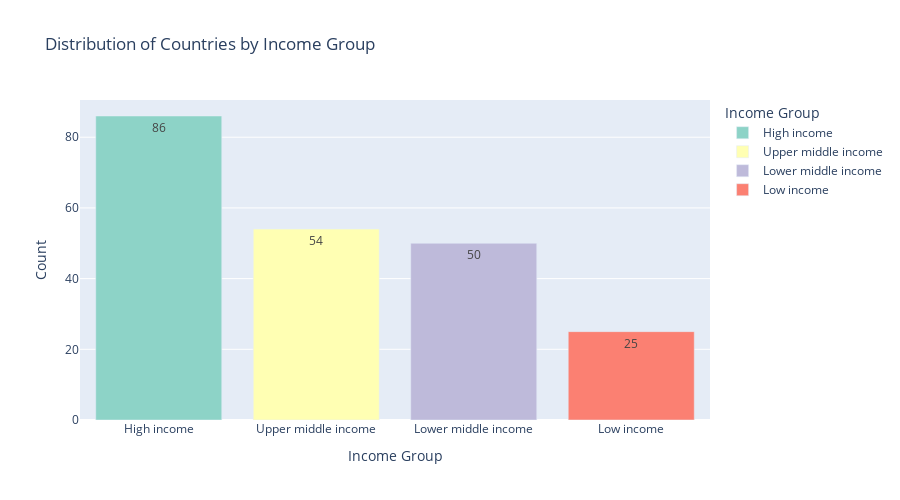

The notebook cell saved with this chart:
### Markdown cell above
## 3. Distribution Analysis

### Code cell
# Distribution of Countries by Income Group
income_counts = df_clean['IncomeGroup'].value_counts().reset_index()
income_counts.columns = ['Income Group', 'Count']

fig = px.bar(income_counts, x='Income Group', y='Count', color='Income Group',
             title='Distribution of Countries by Income Group',
             text='Count', color_discrete_sequence=px.colors.qualitative.Set3)
fig.update_layout(height=500)
fig.show()

### Figure 1 — Plotly figure (JSON) as saved in the notebook; plotly's stock layout.template omitted (floating-point values rounded to 4 significant figures)
{"data": [{"hovertemplate": "Income Group=%{x}<br>Count=%{text}<extra></extra>", "legendgroup": "High income", "marker": {"color": "rgb(141,211,199)", "pattern": {"shape": ""}}, "name": "High income", "orientation": "v", "showlegend": true, "text": [86.0], "textposition": "auto", "type": "bar", "x": ["High income"], "xaxis": "x", "y": [86], "yaxis": "y"}, {"hovertemplate": "Income Group=%{x}<br>Count=%{text}<extra></extra>", "legendgroup": "Upper middle income", "marker": {"color": "rgb(255,255,179)", "pattern": {"shape": ""}}, "name": "Upper middle income", "orientation": "v", "showlegend": true, "text": [54.0], "textposition": "auto", "type": "bar", "x": ["Upper middle income"], "xaxis": "x", "y": [54], "yaxis": "y"}, {"hovertemplate": "Income Group=%{x}<br>Count=%{text}<extra></extra>", "legendgroup": "Lower middle income", "marker": {"color": "rgb(190,186,218)", "pattern": {"shape": ""}}, "name": "Lower middle income", "orientation": "v", "showlegend": true, "text": [50.0], "textposition": "auto", "type": "bar", "x": ["Lower middle income"], "xaxis": "x", "y": [50], "yaxis": "y"}, {"hovertemplate": "Income Group=%{x}<br>Count=%{text}<extra></extra>", "legendgroup": "Low income", "marker": {"color": "rgb(251,128,114)", "pattern": {"shape": ""}}, "name": "Low income", "orientation": "v", "showlegend": true, "text": [25.0], "textposition": "auto", "type": "bar", "x": ["Low income"], "xaxis": "x", "y": [25], "yaxis": "y"}], "layout": {"barmode": "relative", "height": 500, "legend": {"title": {"text": "Income Group"}, "tracegroupgap": 0}, "title": {"text": "Distribution of Countries by Income Group"}, "xaxis": {"anchor": "y", "categoryarray": ["High income", "Upper middle income", "Lower middle income", "Low income"], "categoryorder": "array", "domain": [0, 1], "title": {"text": "Income Group"}}, "yaxis": {"anchor": "x", "domain": [0, 1], "title": {"text": "Count"}}}}
